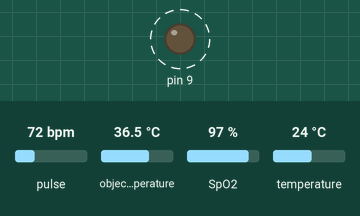
Recording of a sketch running on a simulated Arduino Uno, built with avr-gcc and run on an emulated ATmega328P. On the bench: output pins drawn as LEDs (lit = HIGH). Dashed ring = blinking. The inputs (shaded band) are chosen by the test bench; at power-on: pulse 72 bpm, object temperature 36.5 °C, SpO2 97 %, temperature 24 °C. The modem accepts every AT command (registered, SIM ready, sends succeed) and sends nothing else; what the sketch prints to the serial monitor is not drawn.

Above: at 1.2 s.
1.3 s: pulse set to 158 bpm
Timing chart, 0 to 9.5 s (numbered marks = the images above; inputs shaded):
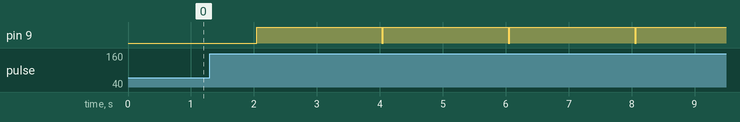

Measured:
- by itself, pin 9: alternates HIGH for 2.0 s and LOW for 0.03 s

The sketch:

ProgramHealth.ino
```cpp
#include <Wire.h>
#include <Adafruit_MLX90614.h>
#include "MAX30100_PulseOximeter.h"
#include <SoftwareSerial.h>

#define RX 2
#define TX 3
#define REPORTING_PERIOD_MS     2000

Adafruit_MLX90614 mlx = Adafruit_MLX90614();
PulseOximeter pox;
uint32_t tsLastReport = 0;

String AP = "Flia_Gonzales";       // AP NAME
String PASS = "3218687016"; // AP PASSWORD

String HOST = "192.168.101.4";
String PORT = "80";

int countTrueCommand;
int countTimeCommand;
boolean found = false;
int valSensor = 1;

bool stateSend = false;

//Data send
float heart_rate = 0;
float oxygen_saturation = 0;
float temp_ambC = 0;
float temp_objC = 0;

SoftwareSerial esp8266(RX,TX);


void setup() {

  pinMode(9, OUTPUT);
  Serial.begin(115200);

  esp8266.begin(115200);//115200

  sendCommand("AT",5,"OK");
  sendCommand("AT+CWMODE=1",5,"OK");
  sendCommand("AT+CWJAP=\""+ AP +"\",\""+ PASS +"\"",20,"OK");


   // Serial.begin(9600);

    Serial.println("Adafruit MLX90614 test");
    Serial.print("Initializing pulse oximeter..");

    // Initialize the PulseOximeter instance
    // Failures are generally due to an improper I2C wiring, missing power supply
    // or wrong target chip
    if (!pox.begin()) {
        Serial.println("FAILED");
        for(;;);
    } else {
        Serial.println("SUCCESS");
    }
     pox.setIRLedCurrent(MAX30100_LED_CURR_7_6MA);
    // Register a callback for the beat detection
   //  pox.setOnBeatDetectedCallback(onBeatDetected);
    mlx.begin();
}

void loop() {

    pox.update();

    if (millis() - tsLastReport > REPORTING_PERIOD_MS) {

      heart_rate = pox.getHeartRate();
      oxygen_saturation = pox.getSpO2();
      temp_ambC = mlx.readAmbientTempC();
      temp_objC = mlx.readObjectTempC();
      tsLastReport = millis();

    }

   showDataSend();


   if (heart_rate > 0 and oxygen_saturation> 0){
      stateSend = true;
    }

    if(stateSend){
     // Serial.println("Beat!");

       sendDataServer();

      heart_rate = -1;
      oxygen_saturation = -1;
      stateSend = false;
      }


}

void sendDataServer(){

      digitalWrite(9, LOW);
      String getData = "GET /hellodata/index.php?heartrate="+String(heart_rate)+"&oxygen="+String(oxygen_saturation)
              +"&tempambc="+String(temp_ambC)+"&tempobjc="+String(temp_objC);
       sendCommand("AT+CIPMUX=1",5,"OK");
       sendCommand("AT+CIPSTART=0,\"TCP\",\""+ HOST +"\","+ PORT,7,"OK") ; //15
       sendCommand("AT+CIPSEND=0," +String(getData.length()+4),2,">"); //4

       esp8266.println(getData);

      // delay(500); //delay 1500

       countTrueCommand++;
       sendCommand("AT+CIPCLOSE=0",5,"OK");

       digitalWrite(9, HIGH);

       showDataSend();
       stateSend = false;

}

/*void onBeatDetected()
{
    Serial.println("Beat!");
}*/
void sendCommand(String command, int maxTime, char readReplay[]) {

  Serial.print(countTrueCommand);
  Serial.print(". at command => ");
  Serial.print(command);
  Serial.print(" ");

  while(countTimeCommand < (maxTime*1))
  {
    esp8266.println(command);//at+cipsend
    if(esp8266.find(readReplay))//ok
    {
      found = true;
      break;
    }

    countTimeCommand++;
  }

  if(found == true)
  {
    Serial.println("OYI");
    countTrueCommand++;
    countTimeCommand = 0;
  }

  if(found == false)
  {
    Serial.println("Fail");
    countTrueCommand = 0;
    countTimeCommand = 0;
  }

  found = false;

 }


void showDataSend(){

  Serial.println("(*) Data send");
  Serial.println("heartRate: "+String(heart_rate));
  Serial.println("oxygen: "+String(oxygen_saturation));
  Serial.println("tempAmbC: "+String(temp_ambC));
  Serial.println("tempObjC: "+String(temp_objC));

   Serial.println("heartRate: "+String(pox.getHeartRate()));
  Serial.println("oxygen: "+String(pox.getSpO2()));

}
```
